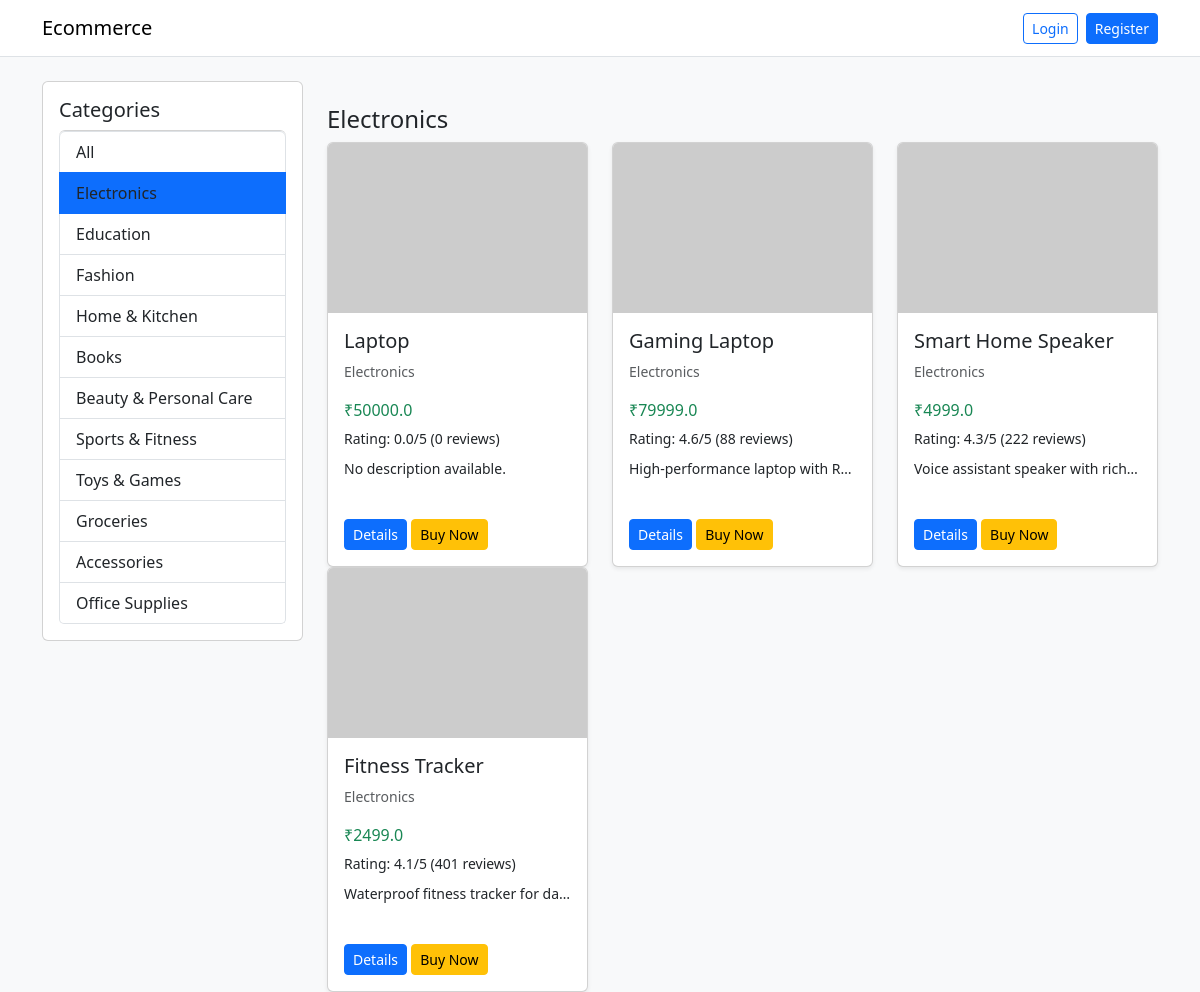
The page /products?category=Electronics on the database its author committed.
### tables this page shows
CREATE TABLE products (
            product_id INTEGER PRIMARY KEY AUTOINCREMENT,
            product_name TEXT,
            category TEXT,
            price REAL
        , image_url TEXT, description TEXT, rating REAL, review_count INTEGER);

### app.py (the view)
@app.route('/products')
def products():
    user = get_logged_in_user()
    selected_category = request.args.get('category', '')
    search_query = request.args.get('q', '').strip()
    db = get_db()
    cursor = db.cursor()
    cursor.execute('SELECT DISTINCT category FROM products')
    categories = [c[0] for c in cursor.fetchall()]
    if search_query:
        like_term = f'%{search_query}%'
        cursor.execute('SELECT product_id, product_name, category, price, image_url, description, rating, review_count FROM products WHERE product_name LIKE ? OR description LIKE ? OR category LIKE ? ORDER BY category, product_id', (like_term, like_term, like_term))
    elif selected_category and selected_category in categories:
        cursor.execute('SELECT product_id, product_name, category, price, image_url, description, rating, review_count FROM products WHERE category = ? ORDER BY product_id', (selected_category,))
    else:
        cursor.execute('SELECT product_id, product_name, category, price, image_url, description, rating, review_count FROM products ORDER BY category, product_id')
    products_list = cursor.fetchall()
    cursor.close()
    db.close()
    products_data = [
        {
            'product_id': p[0],
            'product_name': p[1],
            'category': p[2],
            'price': p[3],
            'image_url': p[4] or 'https://via.placeholder.com/300x200?text=Product',
            'description': p[5] or 'No description available.',
            'rating': p[6] or 0,
            'review_count': p[7] or 0
        }
        for p in products_list
    ]
    grouped = {}
    for item in products_data:
        grouped.setdefault(item['category'], []).append(item)
    return render_template('products.html', categories=categories, selected_category=selected_category, grouped_products=grouped, user=user)

### app.py (called while the page is built, shortened)
def get_logged_in_user():
    if 'user_id' not in session:
        return None

### db.py (called while the page is built)
def get_db():
    return sqlite3.connect('ecommerce.db')

### templates/products.html (shortened to what this page needs)
<!DOCTYPE html>
<html>
<head>
    <link href="https://cdn.jsdelivr.net/npm/bootstrap@5.3.0/dist/css/bootstrap.min.css" rel="stylesheet">
</head>
<body class="bg-light">
<nav class="navbar navbar-expand-lg navbar-light bg-white border-bottom">
    <div class="container">
        <a class="navbar-brand" href="/">Ecommerce</a>
        <div class="d-flex align-items-center">
            {% if user %}
                <span class="me-3">Welcome, {{ user.name }}</span>
                <a class="btn btn-outline-secondary btn-sm" href="/logout">Logout</a>
            {% else %}
                <a class="btn btn-outline-primary btn-sm me-2" href="/login">Login</a>
                <a class="btn btn-primary btn-sm" href="/register">Register</a>
            {% endif %}
        </div>
    </div>
</nav>
<div class="container mt-4">
    <div class="row">
        <div class="col-md-3">
            <div class="card p-3 mb-3">
                <h5>Categories</h5>
                <ul class="list-group">
                    <li class="list-group-item {% if not selected_category %}active{% endif %}"><a href="/products" class="text-decoration-none text-dark">All</a></li>
                    {% for category in categories %}
                        <li class="list-group-item {% if selected_category == category %}active{% endif %}"><a href="/products?category={{ category }}" class="text-decoration-none text-dark">{{ category }}</a></li>
                    {% endfor %}
                </ul>
            </div>
        </div>
        <div class="col-md-9">
            {% for category, items in grouped_products.items() %}
                <h4 class="mt-4">{{ category }}</h4>
                <div class="row">
                    {% for product in items %}
                        <div class="col-md-4">
                            <div class="card mb-4 shadow-sm" style="height:100%;">
                                <img src="{{ product.image_url or 'https://via.placeholder.com/300x200?text=Product' }}" class="card-img-top" alt="{{ product.product_name }}" style="height: 170px; object-fit: cover;">
                                <div class="card-body d-flex flex-column">
                                    <h5>{{ product.product_name }}</h5>
                                    <p class="text-muted small">{{ product.category }}</p>
                                    <p class="mb-1 text-success">₹{{ product.price }}</p>
                                    <div class="mb-2">
                                        <small>Rating: {{ '%.1f'|format(product.rating) }}/5 ({{ product.review_count }} reviews)</small>
                                    </div>
                                    <p class="small text-truncate">{{ product.description }}</p>
                                    <div class="mt-auto">
                                        <a class="btn btn-primary btn-sm" href="/product/{{ product.product_id }}">Details</a>
                                        <form action="/buy/{{ product.product_id }}" method="POST" class="d-inline">
                                            <button class="btn btn-warning btn-sm">Buy Now</button>
                                        </form>
                                    </div>
                                </div>
                            </div>
                        </div>
                    {% endfor %}
                </div>
            {% endfor %}
        </div>
    </div>
</div>
</body>
</html>

### rows shown on the page
products: category "Electronics", product_name "Laptop", price "50000.0", rating "0.0", review_count "0", description "No description available."
products: product_name "Gaming Laptop", category "Electronics", price "79999.0", rating "4.6", review_count "88", description "High-performance laptop with R…"
products: product_name "Smart Home Speaker", category "Electronics", price "4999.0", rating "4.3", review_count "222", description "Voice assistant speaker with rich…"
products: product_name "Fitness Tracker", category "Electronics", price "2499.0", rating "4.1", review_count "401", description "Waterproof fitness tracker for da…"

### other values the page prints
{{ category }} "Electronics" "Education" "Fashion" "Home & Kitchen" "Books" "Beauty & Personal Care" "Sports & Fitness" "Toys & Games" "Groceries" "Accessories" "Office Supplies"
